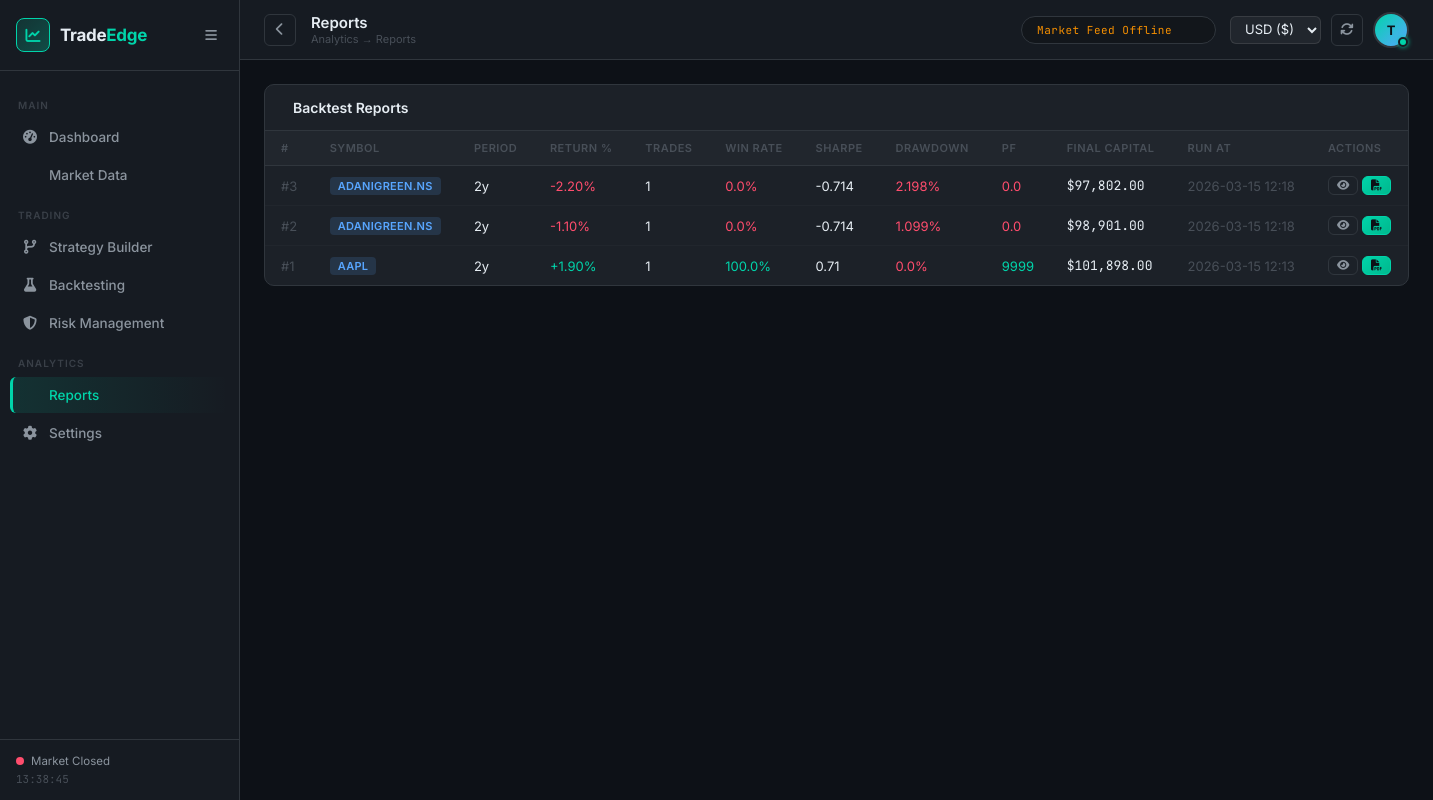
Screenshot of /reports (signed in) with the database file from the repository.
### app.py (models this page shows)
class User(db.Model, UserMixin):
    id = db.Column(db.Integer, primary_key=True)
    username = db.Column(db.String(20), unique=True, nullable=False)
    email = db.Column(db.String(120), unique=True, nullable=False)
    password = db.Column(db.String(60), nullable=False)
    profile_image = db.Column(db.String(120), nullable=True, default='default.png')
    strategies = db.relationship('Strategy', backref='author', lazy=True)
    backtests = db.relationship('BacktestResult', backref='author', lazy=True)

class BacktestResult(db.Model):
    id = db.Column(db.Integer, primary_key=True)
    user_id = db.Column(db.Integer, db.ForeignKey('user.id'), nullable=False)
    strategy_id = db.Column(db.Integer, db.ForeignKey("strategy.id"), nullable=True)
    symbol = db.Column(db.String(20), nullable=False)
    period = db.Column(db.String(20))
    metrics = db.Column(db.Text)  # JSON
    trades = db.Column(db.Text)  # JSON
    equity_curve = db.Column(db.Text)  # JSON
    run_at = db.Column(db.DateTime, default=datetime.utcnow)
    def to_dict(self):
        return {
            "id": self.id,
            "symbol": self.symbol,
            "period": self.period,
            "metrics": json.loads(self.metrics) if self.metrics else {},
            "run_at": self.run_at.strftime("%Y-%m-%d %H:%M"),
        }

### app.py (the view)
@app.route("/reports")
@login_required
def reports():
    results = BacktestResult.query.filter_by(user_id=current_user.id).order_by(BacktestResult.run_at.desc()).all()
    return render_template("reports.html", results=[r.to_dict() for r in results])

### app.py (called while the page is built)
@login_manager.user_loader
def load_user(user_id):
    return User.query.get(int(user_id))

### templates/reports.html (shortened to what this page needs)
{% extends "base.html" %}
{% block page_title %}Reports{% endblock %}
{% block breadcrumb %}Analytics → Reports{% endblock %}
{% block content %}
<div class="reports-layout">
  <div class="card">
    <div class="card-header">
      <h3> Backtest Reports</h3>
    </div>
    <div class="card-body no-pad">
      {% if results %}
      <table class="data-table">
        <thead>
          <tr>
            <th>#</th>
            <th>Symbol</th>
            <th>Period</th>
            <th>Return %</th>
            <th>Trades</th>
            <th>Win Rate</th>
            <th>Sharpe</th>
            <th>Drawdown</th>
            <th>PF</th>
            <th>Final Capital</th>
            <th>Run At</th>
            <th>Actions</th>
          </tr>
        </thead>
        <tbody>
          {% for r in results %}
          <tr>
            <td class="text-muted">#{{ r.id }}</td>
            <td><span class="badge badge-blue">{{ r.symbol }}</span></td>
            <td>{{ r.period }}</td>
            <td class="{{ 'text-green' if r.metrics.total_return_pct >= 0 else 'text-red' }}">
              {{ '%+.2f'|format(r.metrics.total_return_pct) }}%
            </td>
            <td>{{ r.metrics.total_trades }}</td>
            <td class="{{ 'text-green' if r.metrics.win_rate >= 50 else 'text-red' }}">
              {{ r.metrics.win_rate }}%
            </td>
            <td>{{ r.metrics.sharpe_ratio }}</td>
            <td class="text-red">{{ r.metrics.max_drawdown_pct }}%</td>
            <td class="{{ 'text-green' if r.metrics.profit_factor >= 1 else 'text-red' }}">
              {{ r.metrics.profit_factor }}
            </td>
            <td class="font-mono">${{ '{:,.2f}'.format(r.metrics.final_capital) }}</td>
            <td class="text-muted">{{ r.run_at }}</td>
            <td>
              <button class="btn btn-xs btn-ghost" onclick="viewReport({{ r.id }})" title="View Preview">
                <i class="fas fa-eye"></i>
              </button>
              <a href="/api/reports/export/{{ r.id }}" class="btn btn-xs btn-primary" title="Download Bhokali Report" target="_blank">
                <i class="fas fa-file-pdf"></i>
              </a>
            </td>
          </tr>
          {% endfor %}
        </tbody>
      </table>
      {% else %}
      <div class="empty-state">
        <i class="fas fa-file-chart-column"></i>
        <p>No backtest reports yet. <a href="{{ url_for('backtesting') }}">Run your first backtest!</a></p>
      </div>
      {% endif %}
    </div>
  </div>
</div>
{% endblock %}

### templates/base.html (shortened to what this page needs)
<!DOCTYPE html>
<html lang="en">
<head>
  <link rel="stylesheet" href="https://cdnjs.cloudflare.com/ajax/libs/font-awesome/6.5.0/css/all.min.css">
  <link rel="stylesheet" href="{{ url_for('static', filename='style.css') }}">
</head>
<body>
  <aside class="sidebar" id="sidebar">
    <div class="sidebar-header">
      <div class="logo" onclick="window.location.href='{{ url_for('dashboard') }}';" style="cursor:pointer">
        <span class="logo-icon"><i class="fas fa-chart-line"></i></span>
        <span class="logo-text">Trade<span class="logo-accent">Edge</span></span>
      </div>
      <button class="sidebar-toggle" onclick="toggleSidebar()" title="Toggle sidebar">
        <i class="fas fa-bars"></i>
      </button>
    </div>
    <nav class="sidebar-nav">
      {% if current_user.is_authenticated %}
      <div class="nav-section-label">MAIN</div>
      <a href="{{ url_for('dashboard') }}" class="nav-item {% if request.endpoint == 'dashboard' %}active{% endif %}">
        <i class="fas fa-tachometer-alt"></i>
        <span>Dashboard</span>
      </a>
      <a href="{{ url_for('market') }}" class="nav-item {% if request.endpoint == 'market' %}active{% endif %}">
        <span>Market Data</span>
      </a>
      <div class="nav-section-label">TRADING</div>
      <a href="{{ url_for('strategy_builder') }}" class="nav-item {% if request.endpoint == 'strategy_builder' %}active{% endif %}">
        <i class="fas fa-code-branch"></i>
        <span>Strategy Builder</span>
      </a>
      <a href="{{ url_for('backtesting') }}" class="nav-item {% if request.endpoint == 'backtesting' %}active{% endif %}">
        <i class="fas fa-flask"></i>
        <span>Backtesting</span>
      </a>
      <a href="{{ url_for('risk_management') }}" class="nav-item {% if request.endpoint == 'risk_management' %}active{% endif %}">
        <i class="fas fa-shield-halved"></i>
        <span>Risk Management</span>
      </a>
      <div class="nav-section-label">ANALYTICS</div>
      <a href="{{ url_for('reports') }}" class="nav-item {% if request.endpoint == 'reports' %}active{% endif %}">
        <span>Reports</span>
      </a>
      <a href="{{ url_for('settings') }}" class="nav-item {% if request.endpoint == 'settings' %}active{% endif %}">
        <i class="fas fa-gear"></i>
        <span>Settings</span>
      </a>
      {% endif %}
    </nav>
    <div class="sidebar-footer">
      <div class="market-status">
        <span class="status-dot" id="marketStatusDot"></span>
        <span id="marketStatusText">Loading...</span>
      </div>
      <div class="sidebar-time" id="sidebarTime"></div>
    </div>
  </aside>
  <div class="main-wrapper" id="mainWrapper">
    <header class="topbar">
      <div class="topbar-left">
        <div style="display: flex; align-items: center; gap: 15px;">
          <button class="btn-icon" onclick="history.back()" title="Go Back">
            <i class="fas fa-chevron-left"></i>
          </button>
          <div>
            <h2 class="page-title">{% block page_title %}Dashboard{% endblock %}</h2>
            <div class="breadcrumb">{% block breadcrumb %}Home{% endblock %}</div>
          </div>
        </div>
      </div>
      <div class="topbar-right">
        <div class="ticker-classic" id="tickerTape">
        </div>
        <div class="topbar-actions">
          <select id="currencySelector" class="form-select" style="width: auto; padding: 4px 10px; font-size: 13px; background: rgba(255,255,255,0.05); border: 1px solid rgba(255,255,255,0.1); border-radius: 6px; color: var(--text-primary);" onchange="updateGlobalCurrency(this.value)">
            <option value="USD">USD ($)</option>
          </select>
          <button class="btn-icon" title="Refresh Page" onclick="manualRefresh()">
            <i class="fas fa-arrows-rotate"></i>
          </button>
          {% if current_user.is_authenticated %}
            <div class="profile-dropdown">
              <div class="avatar-wrapper" onclick="this.parentElement.classList.toggle('active')">
                <div class="avatar">
                  {% if current_user.profile_image and current_user.profile_image != 'default.png' %}
                    <img src="{{ url_for('static', filename='uploads/' + current_user.profile_image) }}" alt="Avatar">
                  {% else %}
                    {{ current_user.username[0]|upper }}
                  {% endif %}
                </div>
                <div class="avatar-status online"></div>
              </div>
            </div>
          {% else %}
            <a href="{{ url_for('login') }}" class="btn btn-primary btn-sm">Login</a>
          {% endif %}
        </div>
      </div>
    </header>
    <main class="page-content">
      {% block content %}{% endblock %}
    </main>
  </div>
</body>
</html>

### rows the page displays
User: username "T"
BacktestResult: id "3", symbol "ADANIGREEN.NS", period "2y", metrics.total_return_pct "-2.20", metrics.total_trades "1", metrics.win_rate "0.0", metrics.sharpe_ratio "-0.714", metrics.max_drawdown_pct "2.198", metrics.profit_factor "0.0", metrics.final_capital "97,802.00", run_at "2026-03-15 12:18"
BacktestResult: id "2", symbol "ADANIGREEN.NS", period "2y", metrics.total_return_pct "-1.10", metrics.total_trades "1", metrics.win_rate "0.0", metrics.sharpe_ratio "-0.714", metrics.max_drawdown_pct "1.099", metrics.profit_factor "0.0", metrics.final_capital "98,901.00", run_at "2026-03-15 12:18"
BacktestResult: id "1", symbol "AAPL", period "2y", metrics.total_return_pct "+1.90", metrics.total_trades "1", metrics.win_rate "100.0", metrics.sharpe_ratio "0.71", metrics.max_drawdown_pct "0.0", metrics.profit_factor "9999", metrics.final_capital "101,898.00", run_at "2026-03-15 12:13"
